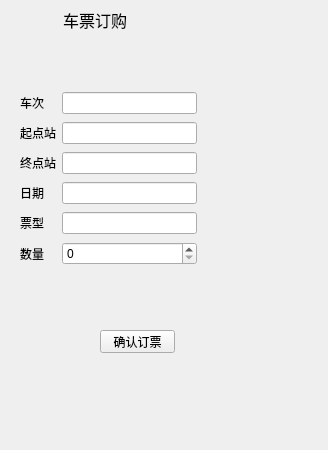
<?xml version="1.0" encoding="UTF-8"?>
<ui version="4.0">
 <class>MyDialog</class>
 <widget class="QWidget" name="MyDialog">
  <property name="geometry">
   <rect>
    <x>0</x>
    <y>0</y>
    <width>328</width>
    <height>450</height>
   </rect>
  </property>
  <property name="windowTitle">
   <string>Form</string>
  </property>
  <widget class="QLabel" name="label">
   <property name="geometry">
    <rect>
     <x>63</x>
     <y>11</y>
     <width>64</width>
     <height>18</height>
    </rect>
   </property>
   <property name="font">
    <font>
     <family>AcadEref</family>
     <pointsize>12</pointsize>
    </font>
   </property>
   <property name="text">
    <string>车票订购</string>
   </property>
  </widget>
  <widget class="QPushButton" name="pushButton">
   <property name="geometry">
    <rect>
     <x>100</x>
     <y>330</y>
     <width>75</width>
     <height>23</height>
    </rect>
   </property>
   <property name="text">
    <string>确认订票</string>
   </property>
  </widget>
  <widget class="QWidget" name="layoutWidget">
   <property name="geometry">
    <rect>
     <x>20</x>
     <y>90</y>
     <width>177</width>
     <height>178</height>
    </rect>
   </property>
   <layout class="QGridLayout" name="gridLayout">
    <item row="1" column="1">
     <widget class="QLineEdit" name="lineEdit"/>
    </item>
    <item row="1" column="0">
     <widget class="QLabel" name="label_2">
      <property name="text">
       <string>起点站</string>
      </property>
     </widget>
    </item>
    <item row="0" column="0">
     <widget class="QLabel" name="label_4">
      <property name="text">
       <string>车次</string>
      </property>
     </widget>
    </item>
    <item row="0" column="1">
     <widget class="QLineEdit" name="lineEdit_4"/>
    </item>
    <item row="3" column="0">
     <widget class="QLabel" name="label_6">
      <property name="text">
       <string>日期</string>
      </property>
     </widget>
    </item>
    <item row="2" column="1">
     <widget class="QLineEdit" name="lineEdit_3"/>
    </item>
    <item row="4" column="0">
     <widget class="QLabel" name="label_7">
      <property name="text">
       <string>票型</string>
      </property>
     </widget>
    </item>
    <item row="3" column="1">
     <widget class="QLineEdit" name="lineEdit_2"/>
    </item>
    <item row="2" column="0">
     <widget class="QLabel" name="label_3">
      <property name="text">
       <string>终点站</string>
      </property>
     </widget>
    </item>
    <item row="4" column="1">
     <widget class="QLineEdit" name="lineEdit_6"/>
    </item>
    <item row="5" column="0">
     <widget class="QLabel" name="label_8">
      <property name="text">
       <string>数量</string>
      </property>
     </widget>
    </item>
    <item row="5" column="1">
     <widget class="QSpinBox" name="spinBox"/>
    </item>
   </layout>
  </widget>
 </widget>
 <resources/>
 <connections/>
</ui>
